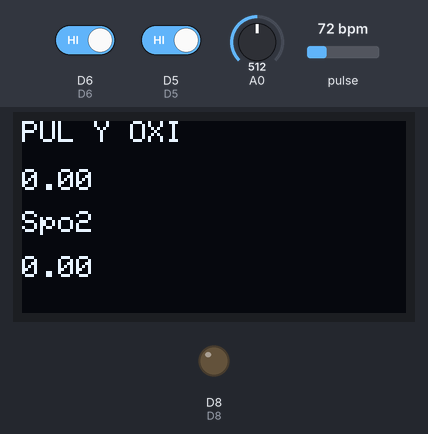
The sketch below on a simulated ESP8266 (NodeMCU). On the bench: 128×64 one-colour display, output pins drawn as LEDs (lit = HIGH). Inputs (shaded band) come from the test bench; at power-on: D6 HIGH, D5 HIGH, A0 = 512, pulse 72 bpm. The display library's start-up logo is not drawn; pins used as bus, display or sensor lines are not drawn; what the sketch prints to the serial monitor is not drawn.

Above: at 5.8 s.
5.9 s: D6 driven LOW
At 8.1 s:
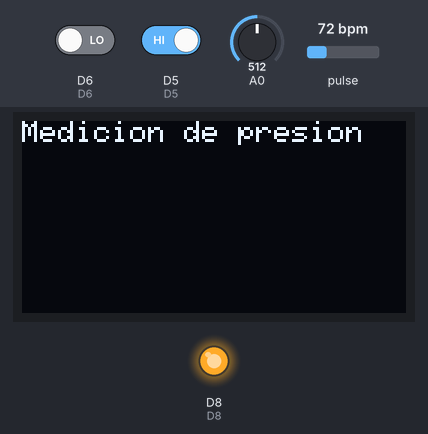
8.4 s: D5 driven LOW
At 9.2 s:
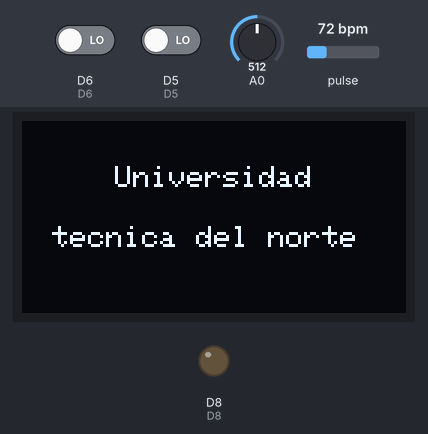
10.9 s: A0 set to 900
At 15.2 s:
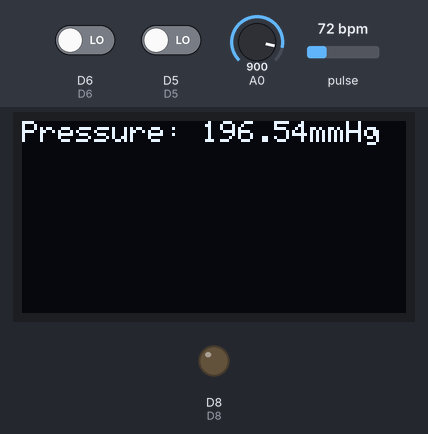
15.3 s: A0 set to 1023
At 17.7 s:
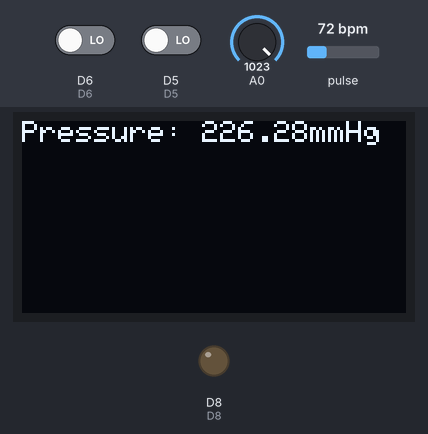
17.9 s: A0 set to 716
At 19.6 s:
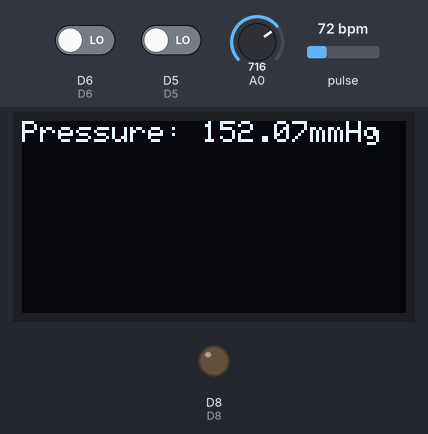
19.7 s: A0 set to 468
At 19.94 s:
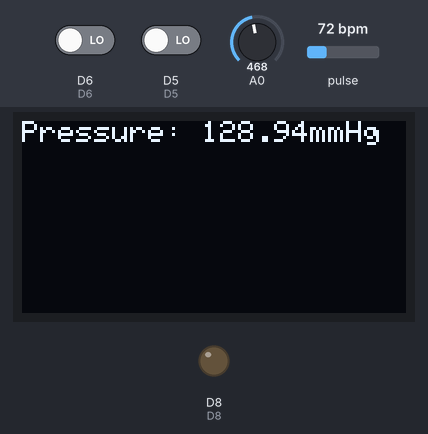
21.5 s: A0 set to 448
Timing chart, 0 to 24.5 s (numbered marks = the images above; inputs shaded):
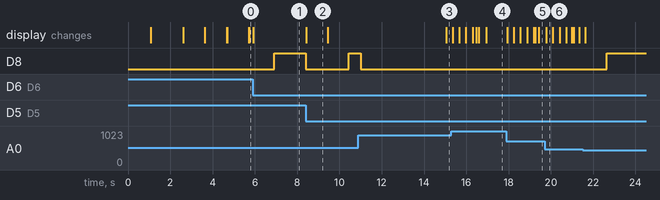

Measured:
- after the input at 5.9 s, D8: LOW → HIGH after 1.0 s; the display: changes at once (image 1)
- after the input at 8.4 s, D8: HIGH → LOW at once, → HIGH 2.1 s later; the display: changes at once (image 2)
- after the input at 10.9 s, D8: HIGH → LOW after 0.12 s; the display: changes after 4.1 s (image 3)
- after the input at 15.3 s, the display: first changes after 0.06 s (image 4 shows a later state)
- after the input at 17.9 s, the display: first changes at once (image 5 shows a later state)
- after the input at 19.7 s, the display: changes after 0.09 s (image 6)
- after the input at 21.5 s, D8: LOW → HIGH after 1.1 s

The sketch:

Monitor_de_signos_vitales_1.ino
```cpp
#include <SPI.h>
#include <Wire.h>
#include <Adafruit_GFX.h>
#include <Adafruit_SSD1306.h>
#include "MAX30100_PulseOximeter.h"
#include <Adafruit_MLX90614.h>
#include <UbidotsESPMQTT.h>
#include <PubSubClient.h>
#include <ESP8266WiFi.h>

// Definiciones del programa **********
#define SCREEN_WIDTH 128 // OLED display width, in pixels
#define SCREEN_HEIGHT 64 // OLED display height, in pixels

// Definicion para la comunición IOT
#define UBIDOTS_TOKEN "BBFF-SsPDCEdunSJVxwWZxfvYZsDatRB4Wi"    // Put here your Ubidots TOKEN
#define WIFI_SSID "JESSENIA"   // Put here your Wi-Fi SSID
#define WIFI_PASS "rosita2000@"        // Put here your Wi-Fi password
#define DEVICE_LABEL  "ESP8266_Vital_Monitor"  // Put here your Ubidots device label

// Constantes del programa ************
int const D0 = 16;
int const D3 = 0;
int const D5 = 14;
int const D6 = 12;
int const D7 = 13;    // VALVE
int const D8 = 15;     // PUMP

// Constantes de tiempo de ejecución del programa
const unsigned long Sampling = 10;          // Tiempo de ejecución del filtro pasa alto
unsigned long const Mode1Time = 1000;
unsigned long const Mode2Time = 2000;
unsigned long const Mode3Time = 4000;
unsigned long const SendData = 5000;

// Variables de control de ejecución *******************
unsigned long tsLastReport = 0;           // Control del tiempo de ejecución del monitor cardiaco
unsigned long TemperatureMeasureTime = 0; // Control del tiempo de ejecución del monitor de temperatura
unsigned long PresureTimeWait = 0;        // Espera antes de medir la presión
unsigned long MeasurePresureTime = 0;
unsigned long SendDataTime = 0;           // Intervalo de envio de datos a la plataforma Ubidots

// Constantes para la medición de la presión
const float ADC_mV = 3.3 / 1024;      // convesion multiplier from ESP ADC value to voltage in mV
const float SensorOffset = 0.18;     // in V measure from sensor
const float Vs = 5;                   // Voltage source
const float Kpa2mmHg = 7.5006;    // convesion multiplier from mmH2O to mmHg

// Variables para el filtro pasa alto ******
const float RC = 0.32985;
const float K = 1.15;
float RealPresure = 0;
float LastPresure = 0;
float HighOutput = 0;
float Output = 0;
float LastOutput = 0;

// Filtro EMA ********************
float LastAn = 0;
const float a = 0.15;

// Variables de uso general ***********
int SelectMode = 0;         // Inicia en modo Oximetro
float sensorValue = 0;
float SIS = 0;
float DIA = 0;
float HeartRate, SpO2;
double temp_amb;       // Variables para el modo de medición de temperatura **********
double temp_obj;
bool FlagSwitch1 = false;
bool FlagSwitch2 = false;
bool FlagSwitch3 = false;
bool UseMode1 = true;
bool UseMode2 = false;
bool UseMode3 = false;
bool Sendonce3 = false;
bool WriteBipMap = false;
bool ResetPump = false;
bool MeasurePresure = false;
bool StopMeasure = false;


// Variables y objetos para el modo monitor cardiaco *************
// Bitmap logo corazon *******
const unsigned char heartBitmap [] PROGMEM =
{
  0x00, 0x00, 0x00, 0x00, 0x01, 0x80, 0x18, 0x00, 0x0f, 0xe0, 0x7f, 0x00, 0x3f, 0xf9, 0xff, 0xc0,
  0x7f, 0xf9, 0xff, 0xc0, 0x7f, 0xff, 0xff, 0xe0, 0x7f, 0xff, 0xff, 0xe0, 0xff, 0xff, 0xff, 0xf0,
  0xff, 0xf7, 0xff, 0xf0, 0xff, 0xe7, 0xff, 0xf0, 0xff, 0xe7, 0xff, 0xf0, 0x7f, 0xdb, 0xff, 0xe0,
  0x7f, 0x9b, 0xff, 0xe0, 0x00, 0x3b, 0xc0, 0x00, 0x3f, 0xf9, 0x9f, 0xc0, 0x3f, 0xfd, 0xbf, 0xc0,
  0x1f, 0xfd, 0xbf, 0x80, 0x0f, 0xfd, 0x7f, 0x00, 0x07, 0xfe, 0x7e, 0x00, 0x03, 0xfe, 0xfc, 0x00,
  0x01, 0xff, 0xf8, 0x00, 0x00, 0xff, 0xf0, 0x00, 0x00, 0x7f, 0xe0, 0x00, 0x00, 0x3f, 0xc0, 0x00,
  0x00, 0x0f, 0x00, 0x00, 0x00, 0x06, 0x00, 0x00, 0x00, 0x00, 0x00, 0x00, 0x00, 0x00, 0x00, 0x00
};


// Objeto pulsometro oximetro ************
PulseOximeter pox;

// Objeto de medición de temperatura *****
Adafruit_MLX90614 mlx = Adafruit_MLX90614();

// Configuración de la pantalla OLED ****
#define OLED_RESET     -1 // Reset pin # (or -1 if sharing Arduino reset pin)
#define SCREEN_ADDRESS 0x3C ///< See datasheet for Address; 0x3D for 128x64, 0x3C for 128x32
Adafruit_SSD1306 display(SCREEN_WIDTH, SCREEN_HEIGHT, &Wire, OLED_RESET);

// Objeto para la comunición con la plataforma Ubidots **************
Ubidots client(UBIDOTS_TOKEN);
// Objeto para responder a la plataforma **************
void callback(char* topic, byte* payload, unsigned int length) {
}

// Controlador de los pulsadores *******************
void SwitchHandler()
{
  // Cambio al modo de oximetro y frecuencia cardiaca ***********
  if ((digitalRead(D3) == LOW) && (UseMode1 == false))
  {
    if (FlagSwitch1 == false)
    {
      // Apaga la valvula y el motor del medidor de presión. Puede usarse como paro de emergencia
      digitalWrite(D7, LOW);
      digitalWrite(D8, LOW);
      // Realiza la configuración para el inicio del modo del pulsometro/Oximetro
      Mode1Setup();
      SelectMode = 0;
      // Bandera que indica que el pulsador esta presionado. Evita multiples ejecuciones de esta sección
      FlagSwitch1 = true;
      // Banderas para indicar que esta seleccionado el modo 1. Evita que se reinicie el modo si se vuelve a presionar el pulsador
      UseMode1 = true;
      UseMode2 = false;
      UseMode3 = false;
    }
  } else
  {
    FlagSwitch1 = false;
  }

  if ((digitalRead(D5) == LOW) && (UseMode2 == false))
  {
    if (FlagSwitch2 == false)
    {
      // Apaga la valvula y el motor del medidor de presión. Puede usarse como paro de emergencia
      digitalWrite(D7, LOW);
      digitalWrite(D8, LOW);
      // Realiza la configuracion del modo sensor de temperatura
      Mode2Setup();
      SelectMode = 1;
      // Bandera que indica que el pulsador esta presionado. Evita multiples ejecuciones de esta sección
      FlagSwitch2 = true;
      UseMode1 = false;
      UseMode2 = true;
      UseMode3 = false;

    }
  } else
  {
    FlagSwitch2 = false;
  }

  if ((digitalRead(D6) == LOW) && (UseMode3 == false))
  {
    if (FlagSwitch3 == false)
    {
      // Realiza la configuracion del modo medidor de presión
      Mode3Setup();
      SelectMode = 2;
      // Bandera que indica que el pulsador esta presionado. Evita multiples ejecuciones de esta sección
      FlagSwitch3 = true;
      UseMode1 = false;
      UseMode2 = false;
      UseMode3 = true;
    }
  } else
  {
    FlagSwitch3 = false;
  }
}
//Funciones del Modo de medicion del ritmo cardiaco **************
void onBeatDetected()
{
  WriteBipMap = true;
}
void Mode1Setup()
{
  // Mensaje de inicio del modo pulsometro-oximetro ******************************
  Serial.println("Initializing pulse oximeter.."); // Send a ACK on monitor serial
  // Clear the buffer *******
  display.clearDisplay();
  // Configuración de color y tamaño de texto *****
  display.setTextSize(1);
  display.setTextColor(1);
  display.setCursor(0, 0);
  display.println("Initializing pulse oximeter..");
  display.display();
  delay(1000);
}
void Mode1()
{
  pox.update();
  if (millis() - tsLastReport > Mode1Time) {
    HeartRate = pox.getHeartRate();
    SpO2 = pox.getSpO2();
    Serial.print("PUL Y OXI:");
    Serial.print(HeartRate);
    Serial.print("-----");
    Serial.print("Oxygen Percent:");
    Serial.print(SpO2);
    Serial.println("\n");

    display.clearDisplay();
    display.setTextSize(1);
    display.setTextColor(1);
    display.setCursor(0, 16);
    display.println(HeartRate);
    display.setTextSize(1);
    display.setTextColor(1);
    display.setCursor(0, 0);
    display.println("PUL Y OXI");
    display.setTextSize(1);
    display.setTextColor(1);
    display.setCursor(0, 30);
    display.println("Spo2");
    display.setTextSize(1);
    display.setTextColor(1);
    display.setCursor(0, 45);
    display.println(SpO2);
    if (WriteBipMap)
    {
      Serial.println("Beat!");
      display.drawBitmap( 60, 20, heartBitmap, 28, 28, 1);
      display.display();
      //delay(100);
      display.fillRect ( 60, 20, 28, 28, BLACK);
      display.display();
      WriteBipMap = false;
    } else
    {
      display.display();
    }
    tsLastReport = millis();
  }
}
// Modo de medicion de temperatura **************
void Mode2Setup()
{
  Serial.println("Starting Temperature Sensor MLX90614...");
  display.clearDisplay();
  display.setTextSize(1);
  display.setCursor(25, 15);
  display.println(" Universidad");
  display.setCursor(10, 35);
  display.println("tecnica del norte");
  display.display();
  delay(1000);
}
void Mode2()
{
  if (millis() - TemperatureMeasureTime > Mode2Time) {
    temp_amb = mlx.readAmbientTempC();
    temp_obj = mlx.readObjectTempC();
    // Ecuación de corrección lineal ***
    temp_obj = 1.2122 * temp_obj - 3.8337;
    // Limites para mostrar la temperatura de un objeto solo dentro del rango
    if ((temp_obj < 25) || (temp_obj > 50))
    {
      temp_obj = 0;
    }

    //Serial Monitor
    Serial.print("Room Temp = ");
    Serial.println(temp_amb);
    Serial.print("Object temp = ");
    Serial.println(temp_obj);

    display.clearDisplay();
    display.setCursor(25, 0);
    display.setTextSize(1);
    display.setTextColor(WHITE);
    display.println(" Temperatura");

    display.setCursor(10, 20);
    display.setTextSize(1);
    display.print("Ambient: ");
    display.print(temp_amb);
    display.print((char)247);
    display.print("C");

    display.setCursor(10, 40);
    display.setTextSize(1);
    display.print("Object: ");
    display.print(temp_obj);
    display.print((char)247);
    display.print("C");

    display.display();
    TemperatureMeasureTime = millis();
  }
}
// Modo de medicion de la presión **************
void Mode3Setup()
{
  Serial.println("Medición de presión");
  display.clearDisplay();
  display.setCursor(0, 0);
  display.print("Medicion de presion");
  display.display();
  delay(1000);

  // Activa la valvula
  digitalWrite(D7, HIGH);
  // Activa la bomba
  digitalWrite(D8, HIGH);
  ResetPump = false;
  RealPresure = 0;
  MeasurePresure = false;
  StopMeasure = false;
  LastPresure = 0;
  LastAn = 0;
  // Bandera para realizar un solo envío a Ubidots de la presión medida
  Sendonce3 = false;
  MeasurePresureTime = millis();
}
void Mode3()
{
  // Función de pre-procesamiento de la señal digital muestreada del sensor ********
  if (millis() - MeasurePresureTime > Sampling)
  {
    // Lectura del sensor de presión e mmHg
    sensorValue = ((20 / 9) * (((analogRead(A0) * ADC_mV - SensorOffset) * 25) / Vs) - 1) * Kpa2mmHg;
    // Filtro EMA para la eliminación de ruido
    sensorValue = a * sensorValue + (1 - a) * LastAn;
    LastAn = sensorValue;
    // Filtro pasa alto para la determinación de la señal pulsante
    Output =  (K * (sensorValue - LastPresure) + LastOutput) / (1 + (0.01 / RC));
    LastOutput = Output;
    LastPresure = sensorValue;

    MeasurePresureTime = millis();
  }

  // Cuando se alcanza o supera la presión de 180 mmHg procede al apagado de la bomba y se realiza las mediciones
  if (sensorValue >= 180)
  {
    MeasurePresure = true;
  }
  // Metodo de medición ****************
  if (MeasurePresure == true) {
    if (ResetPump == false) // Apaga la bomba y reestablece el contador de espera para estabilizar la señal pulsante
    {
      digitalWrite(D8, LOW);
      ResetPump = true;
      HighOutput = -100;  // Valor inicial para asegurar la detección de la mayor amplitud de la señal pulsante
      PresureTimeWait = millis();
    } else
    {
      if (millis() - PresureTimeWait > Mode3Time) {
        if (sensorValue <= 90)  // Si la presion decae por debajo de 90 mmHg entonces se libera la valvula y el proceso termina
        {
          StopMeasure = true;
        }
        if (StopMeasure == true) // Cuando el proceso de medición termina se calcula la presion sistolica y diastolica y se muestra en el display
        {
          SIS = RealPresure * 0.55 + RealPresure / 1.3;
          DIA = RealPresure * 0.85;
          digitalWrite(D7, LOW);
          UseMode3 = false;
          display.clearDisplay();
          display.setCursor(0, 0);
          display.print("SIS: ");
          display.print(SIS);
          display.println(" mmHg");
          display.print("DIA: ");
          display.print(DIA);
          display.println(" mmHg");
          display.println("Pressure sensing");
          display.println("complete Complete");
          display.display();

        } else {
          // Si la medición esta en progreso, se determina el mayor valor de salida del filtro pasa alta
          // el cual determinara la presión media del paciente
          if (HighOutput < Output)
          {
            HighOutput = Output;         // Variable para almacenar la mayor amplitud actual del filtro (se actualiza si se detecta un mayor valor)
            RealPresure = sensorValue;   // Variable que almacena el valor de la presion correspondiente a la mayor amplitud del filtro pasa alta
          }

          // Se muestra en el display el valor de la presión actual
          display.clearDisplay();
          display.setCursor(0, 0);
          display.print("Pressure: ");
          display.print(sensorValue);
          display.println("mmHg");
          display.display();

          Serial.println(Output, 2);
        }
      }
    }
  }
}
// Variables a enviar a UBIDOTS *****************************
void SendMode1Data()
{
  client.add("bpm", HeartRate);
  client.add("oxigeno", SpO2);
  client.ubidotsPublish(DEVICE_LABEL);
}
void SendMode2Data()
{
  client.add("temp_ambiente", temp_amb);
  client.add("temp_objeto", temp_obj);
  client.ubidotsPublish(DEVICE_LABEL);
}
void SendMode3Data()
{
  client.add("P_SIS", SIS);
  client.add("P_DIA", DIA);
  client.ubidotsPublish(DEVICE_LABEL);
}
// Configuración general del programa ******************
void setup() {
  // Configuración de entradas y salidas
  pinMode(D3, INPUT);  // Pinout del pulsador 1
  pinMode(D5, INPUT);  // Pinout del pulsador 2
  pinMode(D6, INPUT);  // Pinout del pulsador 3
  pinMode(D7, OUTPUT); // Pin para la valvula
  pinMode(D8, OUTPUT); // Pin para la bomba

  // Estado inicial de las salidas
  digitalWrite(D7, LOW);
  digitalWrite(D8, LOW);

  // Configuración puerto serial ***********************
  Serial.begin(115200);

  // Configuacion e inicializacion de la pantalla OLED ************************
  if (!display.begin(SSD1306_SWITCHCAPVCC, SCREEN_ADDRESS)) {   // Inicia el puerto I2C para la pantalla OLED
    Serial.println(F("SSD1306 allocation failed"));
    for (;;); // Don't proceed, loop forever                    // En caso de fallo, se indica en el monitor serial y se congela el programa
  }
  display.display();                                            // Carga pantalla de inicio Adafruit
  delay(1000); // Pause for 1 second

  // Clear the display **********
  display.clearDisplay();
  display.setTextSize(1);
  display.setTextColor(1);
  display.setCursor(0, 0);
  // Visualización de estado de conexión **********
  display.print("Conectando... ");
  display.display();
  // Conexion con ubidots
  client.ubidotsSetBroker("industrial.api.ubidots.com"); // Sets the broker properly for the business account
  client.wifiConnection(WIFI_SSID, WIFI_PASS);
  client.begin(callback);
  Serial.println("");
  Serial.println("WiFi connected");
  Serial.println("IP address: ");
  Serial.println(WiFi.localIP());
  // Muestra dirección IP *****************
  display.clearDisplay();
  display.setCursor(0, 0);
  display.println("Conectado con: ");
  display.println(WiFi.localIP());
  display.display();
  delay(1000); // Pause for 1 second
  display.clearDisplay();
  // Inicialización de los dispositivos de medición I2C *****************
  // Inicialización del pulsometro-oximetro ***************************************
  if (!pox.begin()) {
    Serial.println("FAILED MAX30100");
    display.clearDisplay();
    display.setTextSize(1);
    display.setTextColor(1);
    display.setCursor(0, 0);
    display.println("FAILED MAX30100");
    display.display();
    for (;;);
  }
  Serial.println("SUCCESS MAX30100 STARTING");
  // Codigo para la detección del beat
  pox.setOnBeatDetectedCallback(onBeatDetected);
  //Initialize  sensor de temperatura  ************************************
  mlx.begin();
  Serial.println("SUCCESS MLX90614 STARTING");
  // Inicio modo 1
  Mode1Setup(); // Inicializa solo el modo uno
}

void loop() {
  if (!client.connected()) {
    client.reconnect();
  }
  // Controlador de los pulsadores **********************
  SwitchHandler();
  // Seleccion de modo de funcionamiento ****************
  switch (SelectMode)
  {
    case 0:
      Mode1();
      break;
    case 1:
      Mode2();
      break;
    case 2:
      Mode3();
      break;
  }
  // Envio de datos a ubidots ***********************
  if (millis() - SendDataTime > SendData) {
    switch (SelectMode)
    {
      case 0:
        Serial.println("Enviando datos del pulsometro");
        SendMode1Data();
        pox.begin();
        break;
      case 1:
        Serial.println("Enviando datos de temperatura");
        SendMode2Data();
        mlx.readAmbientTempC();
        mlx.readObjectTempC();
        break;
      case 2:
        if (StopMeasure == true)
        {
          if (!Sendonce3)
          {
            Serial.println("Enviando datos de presión");
            SendMode3Data();
            Sendonce3 = true;
          }
        }
        break;
    }
    SendDataTime = millis();
  }
  client.loop();
}
```
